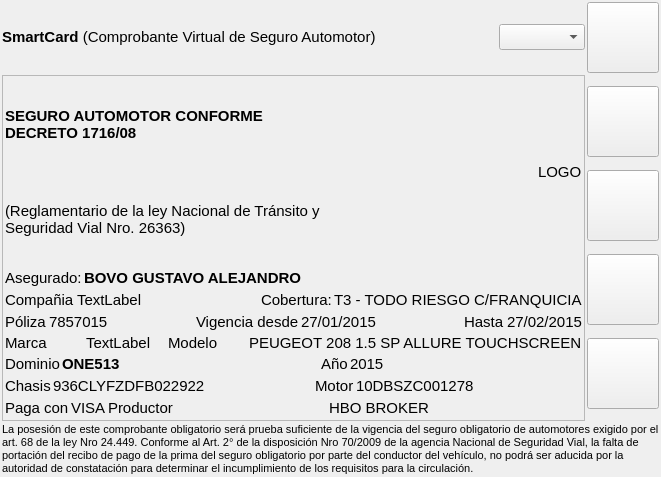
<?xml version="1.0" encoding="UTF-8"?>
<ui version="4.0">
 <class>MainWindow</class>
 <widget class="QMainWindow" name="MainWindow">
  <property name="geometry">
   <rect>
    <x>0</x>
    <y>0</y>
    <width>661</width>
    <height>477</height>
   </rect>
  </property>
  <property name="font">
   <font>
    <pointsize>11</pointsize>
   </font>
  </property>
  <property name="windowTitle">
   <string>SmartCard</string>
  </property>
  <property name="autoFillBackground">
   <bool>true</bool>
  </property>
  <widget class="QWidget" name="centralWidget">
   <layout class="QVBoxLayout" name="verticalLayout_4">
    <property name="spacing">
     <number>2</number>
    </property>
    <property name="leftMargin">
     <number>2</number>
    </property>
    <property name="topMargin">
     <number>2</number>
    </property>
    <property name="rightMargin">
     <number>2</number>
    </property>
    <property name="bottomMargin">
     <number>2</number>
    </property>
    <item>
     <layout class="QHBoxLayout" name="horizontalLayout_4">
      <property name="spacing">
       <number>2</number>
      </property>
      <item>
       <widget class="QLabel" name="lblTitle">
        <property name="font">
         <font>
          <pointsize>11</pointsize>
         </font>
        </property>
        <property name="text">
         <string>&lt;html&gt;&lt;head/&gt;&lt;body&gt;&lt;p&gt;&lt;span style=&quot; font-weight:600;&quot;&gt;SmartCard&lt;/span&gt; (Comprobante Virtual de Seguro Automotor)&lt;/p&gt;&lt;/body&gt;&lt;/html&gt;</string>
        </property>
       </widget>
      </item>
      <item>
       <spacer name="horizontalSpacer_11">
        <property name="orientation">
         <enum>Qt::Horizontal</enum>
        </property>
        <property name="sizeHint" stdset="0">
         <size>
          <width>40</width>
          <height>20</height>
         </size>
        </property>
       </spacer>
      </item>
      <item>
       <layout class="QHBoxLayout" name="horizontalLayout_3">
        <property name="spacing">
         <number>2</number>
        </property>
        <item>
         <widget class="QComboBox" name="comboBox"/>
        </item>
        <item>
         <widget class="QToolButton" name="btnGetInformationUpdates">
          <property name="text">
           <string/>
          </property>
          <property name="icon">
           <iconset resource="iconresources.qrc">
            <normaloff>:/buttons/ic_cached_black_48dp.png</normaloff>:/buttons/ic_cached_black_48dp.png</iconset>
          </property>
          <property name="iconSize">
           <size>
            <width>64</width>
            <height>64</height>
           </size>
          </property>
         </widget>
        </item>
       </layout>
      </item>
     </layout>
    </item>
    <item>
     <layout class="QHBoxLayout" name="horizontalLayout">
      <property name="spacing">
       <number>2</number>
      </property>
      <item>
       <widget class="QFrame" name="frame">
        <property name="frameShape">
         <enum>QFrame::StyledPanel</enum>
        </property>
        <property name="frameShadow">
         <enum>QFrame::Plain</enum>
        </property>
        <property name="lineWidth">
         <number>2</number>
        </property>
        <property name="midLineWidth">
         <number>1</number>
        </property>
        <layout class="QVBoxLayout" name="verticalLayout_3">
         <property name="spacing">
          <number>2</number>
         </property>
         <property name="leftMargin">
          <number>2</number>
         </property>
         <property name="topMargin">
          <number>2</number>
         </property>
         <property name="rightMargin">
          <number>2</number>
         </property>
         <property name="bottomMargin">
          <number>2</number>
         </property>
         <item>
          <layout class="QHBoxLayout" name="horizontalLayout_2">
           <property name="spacing">
            <number>2</number>
           </property>
           <item>
            <layout class="QVBoxLayout" name="verticalLayout">
             <property name="spacing">
              <number>2</number>
             </property>
             <item>
              <widget class="QLabel" name="label">
               <property name="sizePolicy">
                <sizepolicy hsizetype="Preferred" vsizetype="Expanding">
                 <horstretch>0</horstretch>
                 <verstretch>0</verstretch>
                </sizepolicy>
               </property>
               <property name="text">
                <string>&lt;b&gt;SEGURO AUTOMOTOR CONFORME DECRETO 1716/08&lt;/b&gt;</string>
               </property>
               <property name="textFormat">
                <enum>Qt::RichText</enum>
               </property>
               <property name="wordWrap">
                <bool>true</bool>
               </property>
              </widget>
             </item>
             <item>
              <widget class="QLabel" name="label_2">
               <property name="sizePolicy">
                <sizepolicy hsizetype="Preferred" vsizetype="Expanding">
                 <horstretch>0</horstretch>
                 <verstretch>0</verstretch>
                </sizepolicy>
               </property>
               <property name="text">
                <string>(Reglamentario de la ley Nacional de Tránsito y Seguridad Vial Nro. 26363)</string>
               </property>
               <property name="wordWrap">
                <bool>true</bool>
               </property>
              </widget>
             </item>
            </layout>
           </item>
           <item>
            <spacer name="horizontalSpacer_12">
             <property name="orientation">
              <enum>Qt::Horizontal</enum>
             </property>
             <property name="sizeHint" stdset="0">
              <size>
               <width>40</width>
               <height>20</height>
              </size>
             </property>
            </spacer>
           </item>
           <item>
            <widget class="QLabel" name="label_4">
             <property name="sizePolicy">
              <sizepolicy hsizetype="Minimum" vsizetype="Minimum">
               <horstretch>0</horstretch>
               <verstretch>0</verstretch>
              </sizepolicy>
             </property>
             <property name="text">
              <string>LOGO</string>
             </property>
            </widget>
           </item>
          </layout>
         </item>
         <item>
          <layout class="QHBoxLayout" name="horizontalLayout_11">
           <property name="spacing">
            <number>2</number>
           </property>
           <item>
            <widget class="QLabel" name="label_5">
             <property name="text">
              <string>Asegurado:</string>
             </property>
            </widget>
           </item>
           <item>
            <widget class="QLabel" name="lblAsegurado">
             <property name="text">
              <string>&lt;b&gt;BOVO GUSTAVO ALEJANDRO&lt;/b&gt;</string>
             </property>
             <property name="textFormat">
              <enum>Qt::RichText</enum>
             </property>
            </widget>
           </item>
           <item>
            <spacer name="horizontalSpacer_10">
             <property name="orientation">
              <enum>Qt::Horizontal</enum>
             </property>
             <property name="sizeHint" stdset="0">
              <size>
               <width>40</width>
               <height>20</height>
              </size>
             </property>
            </spacer>
           </item>
          </layout>
         </item>
         <item>
          <layout class="QHBoxLayout" name="horizontalLayout_6">
           <property name="spacing">
            <number>2</number>
           </property>
           <item>
            <widget class="QLabel" name="lblCompany">
             <property name="text">
              <string>Compañia</string>
             </property>
            </widget>
           </item>
           <item>
            <widget class="QLabel" name="lblCompania">
             <property name="text">
              <string>TextLabel</string>
             </property>
            </widget>
           </item>
           <item>
            <spacer name="horizontalSpacer_9">
             <property name="orientation">
              <enum>Qt::Horizontal</enum>
             </property>
             <property name="sizeHint" stdset="0">
              <size>
               <width>40</width>
               <height>20</height>
              </size>
             </property>
            </spacer>
           </item>
           <item>
            <widget class="QLabel" name="label_7">
             <property name="text">
              <string>Cobertura:</string>
             </property>
            </widget>
           </item>
           <item>
            <widget class="QLabel" name="lblCobertura">
             <property name="text">
              <string>T3 - TODO RIESGO C/FRANQUICIA</string>
             </property>
            </widget>
           </item>
          </layout>
         </item>
         <item>
          <layout class="QHBoxLayout" name="horizontalLayout_5">
           <property name="spacing">
            <number>2</number>
           </property>
           <item>
            <widget class="QLabel" name="label_9">
             <property name="text">
              <string>Póliza</string>
             </property>
            </widget>
           </item>
           <item>
            <widget class="QLabel" name="lblPoliza">
             <property name="text">
              <string>7857015</string>
             </property>
            </widget>
           </item>
           <item>
            <spacer name="horizontalSpacer_8">
             <property name="orientation">
              <enum>Qt::Horizontal</enum>
             </property>
             <property name="sizeHint" stdset="0">
              <size>
               <width>40</width>
               <height>20</height>
              </size>
             </property>
            </spacer>
           </item>
           <item>
            <widget class="QLabel" name="label_3">
             <property name="text">
              <string>Vigencia desde</string>
             </property>
            </widget>
           </item>
           <item>
            <widget class="QLabel" name="lblVigenciaDesde">
             <property name="text">
              <string>27/01/2015</string>
             </property>
            </widget>
           </item>
           <item>
            <spacer name="horizontalSpacer_7">
             <property name="orientation">
              <enum>Qt::Horizontal</enum>
             </property>
             <property name="sizeHint" stdset="0">
              <size>
               <width>40</width>
               <height>20</height>
              </size>
             </property>
            </spacer>
           </item>
           <item>
            <widget class="QLabel" name="label_11">
             <property name="text">
              <string>Hasta</string>
             </property>
            </widget>
           </item>
           <item>
            <widget class="QLabel" name="lblVigenciaHasta">
             <property name="text">
              <string>27/02/2015</string>
             </property>
            </widget>
           </item>
          </layout>
         </item>
         <item>
          <layout class="QHBoxLayout" name="horizontalLayout_7">
           <property name="spacing">
            <number>2</number>
           </property>
           <item>
            <widget class="QLabel" name="label_6">
             <property name="text">
              <string>Marca</string>
             </property>
            </widget>
           </item>
           <item>
            <widget class="QLabel" name="lblMarca">
             <property name="text">
              <string>TextLabel</string>
             </property>
            </widget>
           </item>
           <item>
            <widget class="QLabel" name="label_12">
             <property name="text">
              <string>Modelo</string>
             </property>
            </widget>
           </item>
           <item>
            <widget class="QLabel" name="lblModelo">
             <property name="text">
              <string>PEUGEOT 208 1.5 SP ALLURE TOUCHSCREEN</string>
             </property>
            </widget>
           </item>
          </layout>
         </item>
         <item>
          <layout class="QHBoxLayout" name="horizontalLayout_8">
           <property name="spacing">
            <number>2</number>
           </property>
           <item>
            <widget class="QLabel" name="label_14">
             <property name="text">
              <string>Dominio</string>
             </property>
            </widget>
           </item>
           <item>
            <widget class="QLabel" name="lblDominio">
             <property name="text">
              <string>&lt;html&gt;&lt;head/&gt;&lt;body&gt;&lt;p&gt;&lt;span style=&quot; font-weight:600;&quot;&gt;ONE513&lt;/span&gt;&lt;/p&gt;&lt;/body&gt;&lt;/html&gt;</string>
             </property>
            </widget>
           </item>
           <item>
            <spacer name="horizontalSpacer">
             <property name="orientation">
              <enum>Qt::Horizontal</enum>
             </property>
             <property name="sizeHint" stdset="0">
              <size>
               <width>40</width>
               <height>20</height>
              </size>
             </property>
            </spacer>
           </item>
           <item>
            <widget class="QLabel" name="label_16">
             <property name="text">
              <string>Año</string>
             </property>
            </widget>
           </item>
           <item>
            <widget class="QLabel" name="lblAnio">
             <property name="text">
              <string>2015</string>
             </property>
            </widget>
           </item>
           <item>
            <spacer name="horizontalSpacer_2">
             <property name="orientation">
              <enum>Qt::Horizontal</enum>
             </property>
             <property name="sizeHint" stdset="0">
              <size>
               <width>40</width>
               <height>20</height>
              </size>
             </property>
            </spacer>
           </item>
          </layout>
         </item>
         <item>
          <layout class="QHBoxLayout" name="horizontalLayout_9">
           <property name="spacing">
            <number>2</number>
           </property>
           <item>
            <widget class="QLabel" name="label_18">
             <property name="text">
              <string>Chasis</string>
             </property>
            </widget>
           </item>
           <item>
            <widget class="QLabel" name="lblChasis">
             <property name="text">
              <string>936CLYFZDFB022922</string>
             </property>
            </widget>
           </item>
           <item>
            <spacer name="horizontalSpacer_3">
             <property name="orientation">
              <enum>Qt::Horizontal</enum>
             </property>
             <property name="sizeHint" stdset="0">
              <size>
               <width>40</width>
               <height>20</height>
              </size>
             </property>
            </spacer>
           </item>
           <item>
            <widget class="QLabel" name="label_20">
             <property name="text">
              <string>Motor</string>
             </property>
            </widget>
           </item>
           <item>
            <widget class="QLabel" name="lblMotor">
             <property name="text">
              <string>10DBSZC001278</string>
             </property>
            </widget>
           </item>
           <item>
            <spacer name="horizontalSpacer_4">
             <property name="orientation">
              <enum>Qt::Horizontal</enum>
             </property>
             <property name="sizeHint" stdset="0">
              <size>
               <width>40</width>
               <height>20</height>
              </size>
             </property>
            </spacer>
           </item>
          </layout>
         </item>
         <item>
          <layout class="QHBoxLayout" name="horizontalLayout_10">
           <property name="spacing">
            <number>2</number>
           </property>
           <item>
            <widget class="QLabel" name="label_22">
             <property name="text">
              <string>Paga con</string>
             </property>
            </widget>
           </item>
           <item>
            <widget class="QLabel" name="lblMedioPago">
             <property name="text">
              <string>VISA</string>
             </property>
            </widget>
           </item>
           <item>
            <widget class="QLabel" name="label_24">
             <property name="text">
              <string>Productor</string>
             </property>
            </widget>
           </item>
           <item>
            <spacer name="horizontalSpacer_6">
             <property name="orientation">
              <enum>Qt::Horizontal</enum>
             </property>
             <property name="sizeHint" stdset="0">
              <size>
               <width>40</width>
               <height>20</height>
              </size>
             </property>
            </spacer>
           </item>
           <item>
            <widget class="QLabel" name="lblProductor">
             <property name="text">
              <string>HBO BROKER</string>
             </property>
            </widget>
           </item>
           <item>
            <spacer name="horizontalSpacer_5">
             <property name="orientation">
              <enum>Qt::Horizontal</enum>
             </property>
             <property name="sizeHint" stdset="0">
              <size>
               <width>40</width>
               <height>20</height>
              </size>
             </property>
            </spacer>
           </item>
          </layout>
         </item>
        </layout>
       </widget>
      </item>
      <item>
       <layout class="QVBoxLayout" name="verticalLayout_2">
        <property name="spacing">
         <number>2</number>
        </property>
        <item>
         <widget class="QToolButton" name="btnCrane">
          <property name="text">
           <string/>
          </property>
          <property name="icon">
           <iconset resource="iconresources.qrc">
            <normaloff>:/grua</normaloff>:/grua</iconset>
          </property>
          <property name="iconSize">
           <size>
            <width>64</width>
            <height>64</height>
           </size>
          </property>
         </widget>
        </item>
        <item>
         <widget class="QToolButton" name="btnCrash">
          <property name="text">
           <string/>
          </property>
          <property name="icon">
           <iconset resource="iconresources.qrc">
            <normaloff>:/choque</normaloff>:/choque</iconset>
          </property>
          <property name="iconSize">
           <size>
            <width>64</width>
            <height>64</height>
           </size>
          </property>
         </widget>
        </item>
        <item>
         <widget class="QToolButton" name="btnFeedback">
          <property name="text">
           <string/>
          </property>
          <property name="icon">
           <iconset resource="iconresources.qrc">
            <normaloff>:/feedback</normaloff>:/feedback</iconset>
          </property>
          <property name="iconSize">
           <size>
            <width>64</width>
            <height>64</height>
           </size>
          </property>
         </widget>
        </item>
        <item>
         <widget class="QToolButton" name="btnInformation">
          <property name="text">
           <string/>
          </property>
          <property name="icon">
           <iconset resource="iconresources.qrc">
            <normaloff>:/info</normaloff>:/info</iconset>
          </property>
          <property name="iconSize">
           <size>
            <width>64</width>
            <height>64</height>
           </size>
          </property>
         </widget>
        </item>
       </layout>
      </item>
     </layout>
    </item>
    <item>
     <widget class="QLabel" name="label_8">
      <property name="text">
       <string>&lt;html&gt;&lt;head/&gt;&lt;body&gt;&lt;p&gt;&lt;span style=&quot; font-size:8pt;&quot;&gt;La posesión de este comprobante obligatorio será prueba suficiente de la vigencia del seguro obligatorio de automotores exigido por el art. 68 de la ley Nro 24.449. Conforme al Art. 2° de la disposición Nro 70/2009 de la agencia Nacional de Seguridad Vial, la falta de portación del recibo de pago de la prima del seguro obligatorio por parte del conductor del vehículo, no podrá ser aducida por la autoridad de constatación para determinar el incumplimiento de los requisitos para la circulación.&lt;/span&gt;&lt;/p&gt;&lt;/body&gt;&lt;/html&gt;</string>
      </property>
      <property name="wordWrap">
       <bool>true</bool>
      </property>
     </widget>
    </item>
   </layout>
  </widget>
 </widget>
 <layoutdefault spacing="6" margin="11"/>
 <resources>
  <include location="iconresources.qrc"/>
 </resources>
 <connections/>
</ui>
